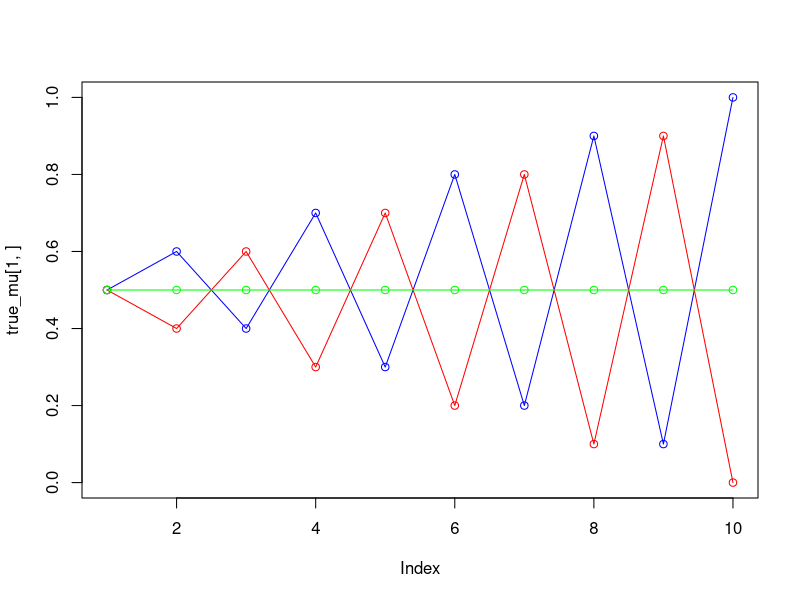
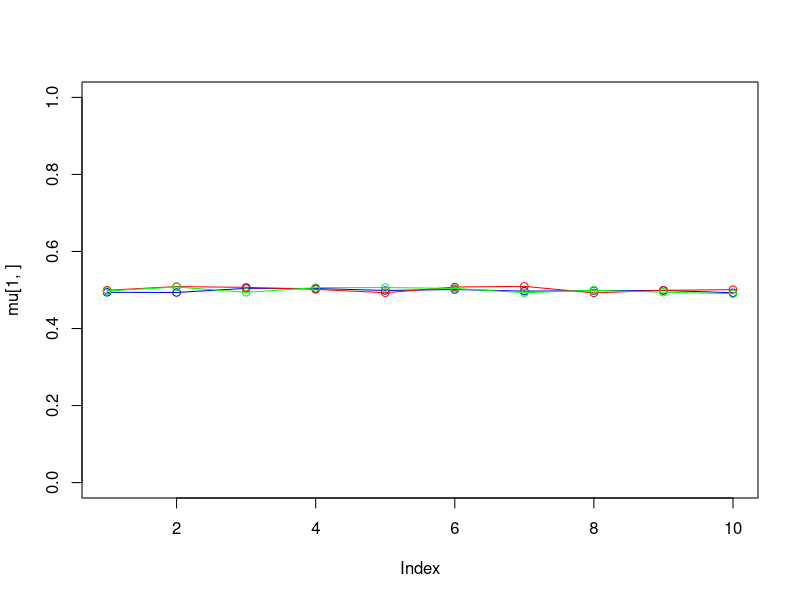
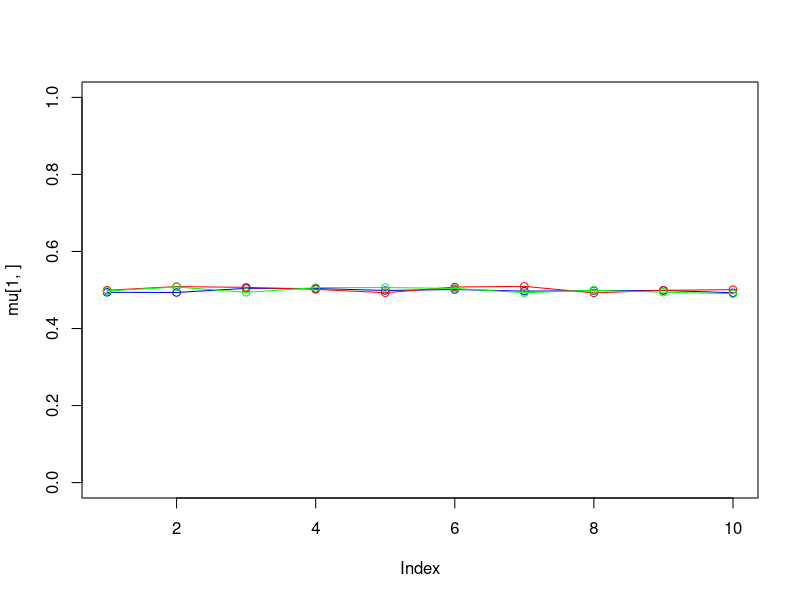
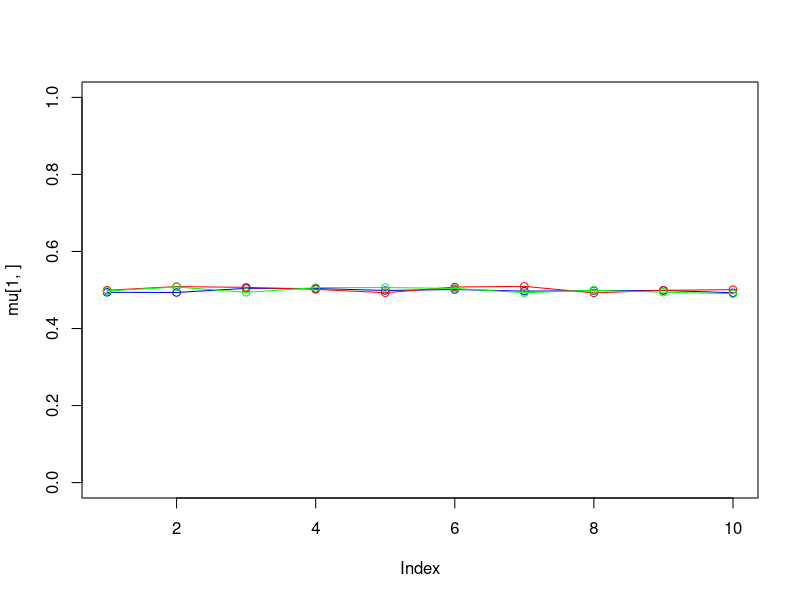
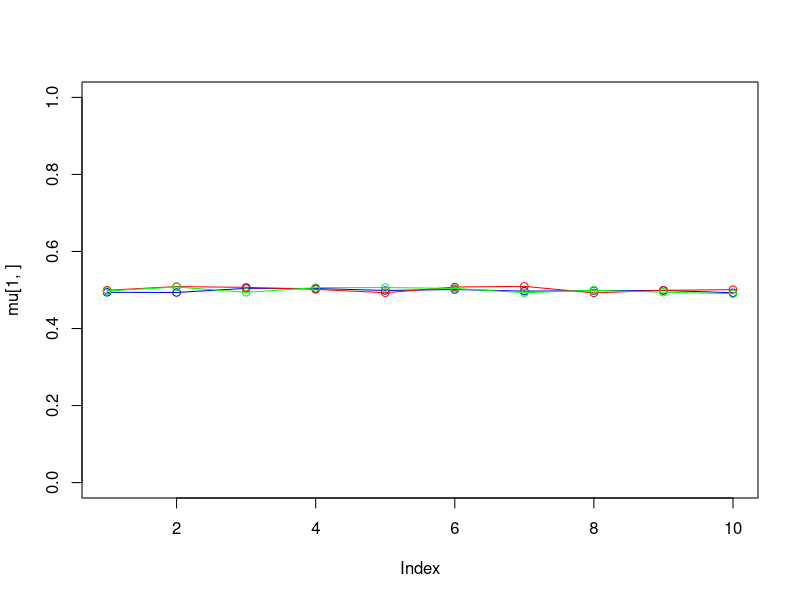

The R source for these figures, in order: (Note: this script raises an error after producing the figures.)
set.seed(1234567890)
max_it <- 100 # max number of EM iterations
min_change <- 0.1 # min change in log likelihood between two consecutive EM iterations
N=1000 # number of training points
D=10 # number of dimensions
x <- matrix(nrow=N, ncol=D) # training data
true_pi <- vector(length = 3) # true mixing coefficients
true_mu <- matrix(nrow=3, ncol=D) # true conditional distributions
true_pi=c(1/3, 1/3, 1/3)
true_mu[1,]=c(0.5,0.6,0.4,0.7,0.3,0.8,0.2,0.9,0.1,1)
true_mu[2,]=c(0.5,0.4,0.6,0.3,0.7,0.2,0.8,0.1,0.9,0)
true_mu[3,]=c(0.5,0.5,0.5,0.5,0.5,0.5,0.5,0.5,0.5,0.5)
plot(true_mu[1,], type="o", col="blue", ylim=c(0,1))
points(true_mu[2,], type="o", col="red")
points(true_mu[3,], type="o", col="green")
# Producing the training data
for(n in 1:N) {

k <- sample(1:3,1,prob=true_pi)
for(d in 1:D) {
  x[n,d] <- rbinom(1,1,true_mu[k,d])
}
}
K=3 # number of guessed components
z <- matrix(nrow=N, ncol=K) # fractional component assignments
pi <- vector(length = K) # mixing coefficients
mu <- matrix(nrow=K, ncol=D) # conditional distributions
llik <- vector(length = max_it) # log likelihood of the EM iterations
# Random initialization of the paramters
pi <- runif(K,0.49,0.51)
pi <- pi / sum(pi)
for(k in 1:K) {
  mu[k,] <- runif(D,0.49,0.51)
}
pi
mu

for(k in 1:K){
for(it in 1:max_it) {
  plot(mu[1,], type="o", col="blue", ylim=c(0,1))
  points(mu[2,], type="o", col="red")
  points(mu[3,], type="o", col="green")
  #points(mu[4,], type="o", col="yellow")
  Sys.sleep(0.5)
  # E-step: Computation of the fractional component assignments
  # Your code here
  
  ## use 1 row of mu at a time and 1 col of x
  bern <- sum(pi[it]*(sum((mu[it,])^x[,it])*(1-mu[it,])^(1-x[,it])))
  # Log likelihood computation.
  # Your code here
  cat("iteration: ", it, "log likelihood: ", llik[it], "\n")
  flush.console()
  # Stop if the lok likelihood has not changed significantly
  # Your code here
  #M-step: ML parameter estimation from the data and fractional component assignments
  # Your code here
}
}
pi
mu
plot(llik[1:it], type="o")